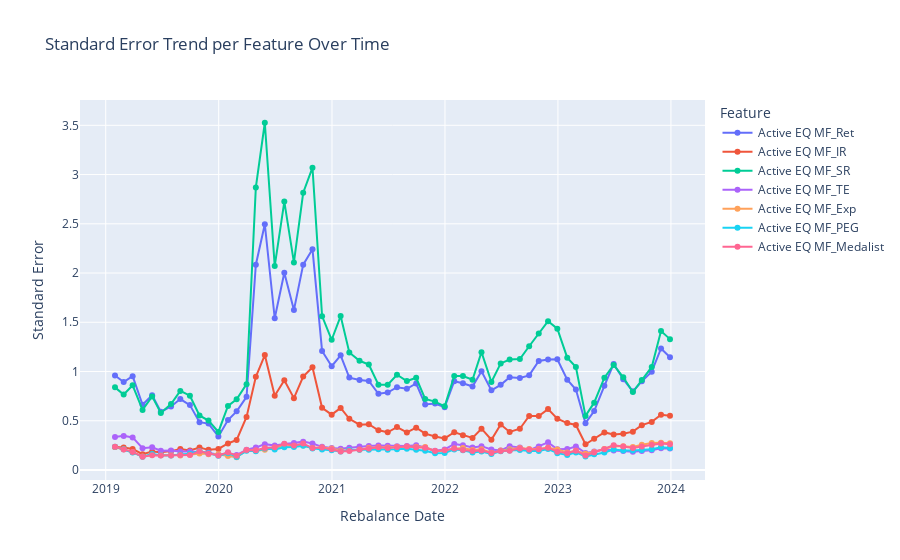

Here is the notebook cell this chart was saved with:
### Code cell
import plotly.graph_objects as go

# Prepare long-form DataFrame for standard error line plotting
se_trend_df = final_df[["RebalDate"] + se_cols].copy()
se_trend_long = se_trend_df.melt(id_vars="RebalDate", var_name="Feature", value_name="Standard Error")
se_trend_long["Feature"] = se_trend_long["Feature"].str.replace("_SE", "", regex=False)

# Create line graph using plotly
fig_se_trend = go.Figure()

for feature in se_trend_long["Feature"].unique():
    feature_df = se_trend_long[se_trend_long["Feature"] == feature]
    fig_se_trend.add_trace(go.Scatter(
        x=feature_df["RebalDate"],
        y=feature_df["Standard Error"],
        mode='lines+markers',
        name=feature
    ))

fig_se_trend.update_layout(
    title="Standard Error Trend per Feature Over Time",
    xaxis_title="Rebalance Date",
    yaxis_title="Standard Error",
    legend_title="Feature"
)

fig.update_layout(
    uirevision='keep_axes',  # any non-changing string works
    #xaxis=dict(
     #   range=[xmin, xmax],   # set this explicitly
      #  fixedrange=False      # optional: set True to lock zoom/pan
    #),
    yaxis=dict(
        range=[0, 3.5],   # set this explicitly
        fixedrange=False
    )
)

fig_se_trend.show()
